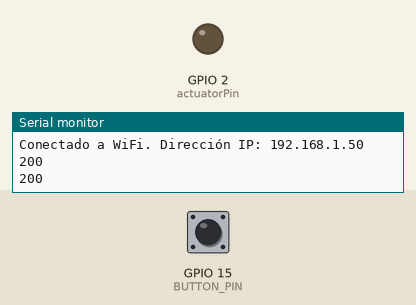
Simulated run of this sketch. Board: ESP32. Shown: output pins drawn as LEDs (lit = HIGH), the last lines printed to the serial monitor. Dashed ring = blinking. Inputs (shaded band) come from the test bench; at power-on: GPIO 15 (BUTTON_PIN) HIGH. WiFi joins after 1.5 s; servers stay silent unless stated; uploads are accepted with an empty reply.

Above: at 3.6 s.
3.7 s: GPIO 15 (BUTTON_PIN) pulled LOW for 1 s
At 5.8 s:
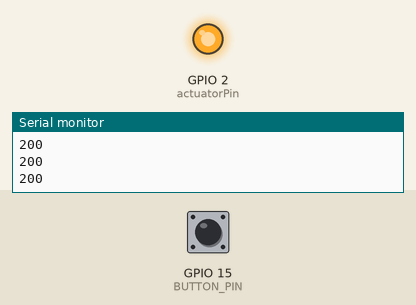
6.2 s: GPIO 15 (BUTTON_PIN) pulled LOW for 0.15 s
At 7.2 s:
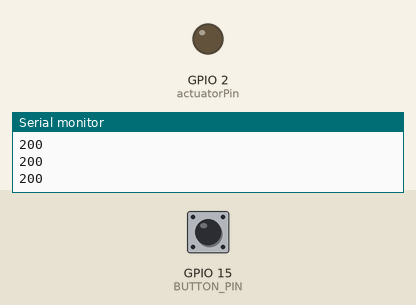
7.8 s: GPIO 15 (BUTTON_PIN) pulled LOW for 3.2 s
At 7.95 s:
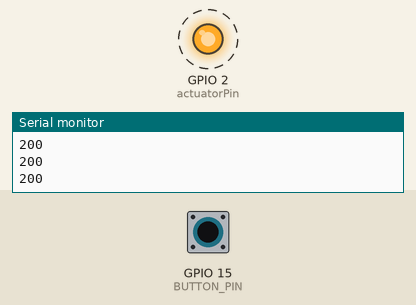
Timing chart, 0 to 12.4 s (numbered marks = the images above; inputs shaded):
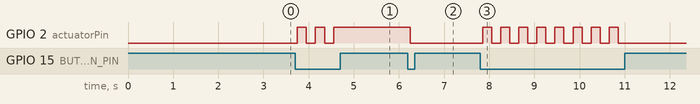

Measured:
- after the input at 3.7 s, GPIO 2 (actuatorPin): alternates HIGH for 0.20 s and LOW for 0.20 s, 5 changes in all, then stays HIGH, starting after 0.05 s
- after the input at 6.2 s, GPIO 2 (actuatorPin): HIGH → LOW after 0.05 s
- after the input at 7.8 s, GPIO 2 (actuatorPin): alternates HIGH for 0.20 s and LOW for 0.20 s, 16 changes in all, then stays LOW, starting after 0.05 s

The sketch:

ESP32_client_Light-ON-OFF.ino
```cpp
#include <WiFi.h>
#include <WiFiClient.h>
#include <WebServer.h>
#include <ArduinoJson.h>
#include <HTTPClient.h>

#define HEARTBEAT_FRECUENCY 15000 // 15000ms = 3min - 120.000ms = 2min
#define BUTTON_PIN 15  // Pin al que está conectado el botón físico
#define DEBOUNCE_DELAY 50 // Retardo de "debounce" en milisegundos

const char* ssid = "Dejen dormir";
const char* password = "0descensos";
const char* serverName = "http://192.168.0.222:5000";  // Dirección IP del servidor

String device_id = "ESP32_002";  // Identificador único para cada ESP32
String esp_type = "Actuador";  // Identificador del tipo de tarea del ESP32
int actuatorPin = 2;  // Pin al que está conectado el actuador (por ejemplo, un LED)

WebServer server(80);
bool actuatorState = false;  // Estado actual del actuador (LED)
bool lastButtonState = LOW;  // Estado anterior del botón
unsigned long lastDebounceTime = 0;  // Tiempo de último rebote

// Función para manejar la solicitud POST y controlar el actuador
void handleActuator() {
    if (server.hasArg("plain")) {
        String body = server.arg("plain");
        StaticJsonDocument<200> jsonDoc;
        deserializeJson(jsonDoc, body);

        const char* state = jsonDoc["state"];
        Serial.print("Received state: ");
        Serial.println(state);

        // Control del actuador basado en el estado recibido
        if (strcmp(state, "ON") == 0) {
            actuatorState = true;
        } else if (strcmp(state, "OFF") == 0) {
            actuatorState = false;
        }

        digitalWrite(actuatorPin, actuatorState ? HIGH : LOW);

        server.send(200, "application/json", "{\"status\":\"success\"}");
    } else {
        server.send(400, "application/json", "{\"status\":\"error\",\"message\":\"Invalid request\"}");
    }
}

// Función para enviar el estado del actuador al servidor
void send_state_to_server() {
    if (WiFi.status() == WL_CONNECTED) {
        HTTPClient http;
        http.begin(String(serverName) + "/update_button");
        http.addHeader("Content-Type", "application/json");

        String postData = "{\"esp_id\":\"" + device_id + "\", \"state\":\"" + (actuatorState ? "ON" : "OFF") + "\"}";
        int httpResponseCode = http.POST(postData);

        if (httpResponseCode > 0) {
            String response = http.getString();
            Serial.println(httpResponseCode);
            Serial.println(response);
        } else {
            Serial.print("Error en la conexión: ");
            Serial.println(httpResponseCode);
        }
        http.end();
    }
}


void handleButtonPress() {
    bool reading = digitalRead(BUTTON_PIN);

    if (reading != lastButtonState) {
        lastDebounceTime = millis();
    }

    if ((millis() - lastDebounceTime) > DEBOUNCE_DELAY) {
        if (reading == LOW) {
            actuatorState = !actuatorState;  // Cambiar el estado del actuador
            digitalWrite(actuatorPin, actuatorState ? HIGH : LOW);
            send_state_to_server();  // Enviar el nuevo estado al servidor
        }
    }

    lastButtonState = reading;
}

void setup() {
    Serial.begin(115200);
    pinMode(actuatorPin, OUTPUT);
    pinMode(BUTTON_PIN, INPUT_PULLUP);


    WiFi.begin(ssid, password);
    while (WiFi.status() != WL_CONNECTED) {
        delay(1000);
        Serial.println("Conectando a WiFi...");
    }
    Serial.print("Conectado a WiFi. Dirección IP: ");
    Serial.println(WiFi.localIP());

    register_in_server();
    send_heartbeat();

    server.on("/actuator", HTTP_POST, handleActuator);
    server.begin();
}

void loop() {

    static unsigned long marca = 0;

    server.handleClient();
    handleButtonPress();  // Verificar si el botón fue presionado

    if (millis() - marca > HEARTBEAT_FRECUENCY){
        marca = millis();
        send_heartbeat();
    }
}
void register_in_server(){
    // Registro en el servidor
    if (WiFi.status() == WL_CONNECTED) {
        HTTPClient http;
        http.begin(String(serverName) + "/register");
        http.addHeader("Content-Type", "application/json");

        String postData = "{\"device_id\":\"" + device_id + "\", \"MAC\":\"" + String(WiFi.macAddress()) + "\", \"type\":\"" + esp_type + "\"}";
        int httpResponseCode = http.POST(postData);

        if (httpResponseCode > 0) {
        String response = http.getString();
        Serial.println(httpResponseCode);
        Serial.println(response);
        } else {
        Serial.print("Error en la conexión: ");
        Serial.println(httpResponseCode);
        }
        http.end();
    }
}

void send_heartbeat(){
    if (WiFi.status() == WL_CONNECTED) {
        HTTPClient http;
        http.begin(String(serverName) + "/heartbeat");
        http.addHeader("Content-Type", "application/json");

        String postData = "{\"id\":\""+device_id+"\"}";  // Envía el ID del ESP32

        int httpResponseCode = http.POST(postData);

        if (httpResponseCode > 0) {
        String response = http.getString();
        Serial.println(httpResponseCode);
        Serial.println(response);
        }
        else {
        Serial.print("Error on sending POST: ");
        Serial.println(httpResponseCode);
        }

        http.end();
    }
}
```
